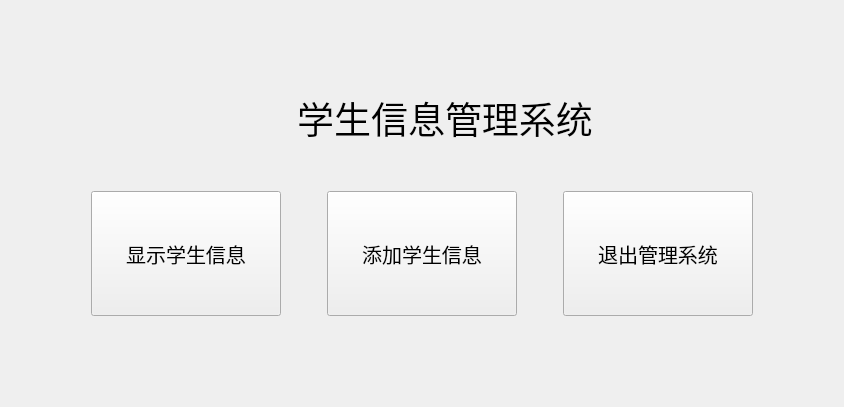
     <widget class="QWidget" name="home">
      <property name="font">
       <font>
        <pointsize>9</pointsize>
       </font>
      </property>
      <property name="styleSheet">
       <string notr="true">QWidget#home{

}</string>
      </property>
      <layout class="QVBoxLayout" name="verticalLayout_2">
       <item>
        <spacer name="verticalSpacer_8">
         <property name="orientation">
          <enum>Qt::Vertical</enum>
         </property>
         <property name="sizeType">
          <enum>QSizePolicy::Expanding</enum>
         </property>
         <property name="sizeHint" stdset="0">
          <size>
           <width>20</width>
           <height>40</height>
          </size>
         </property>
        </spacer>
       </item>
       <item>
        <spacer name="verticalSpacer_10">
         <property name="orientation">
          <enum>Qt::Vertical</enum>
         </property>
         <property name="sizeHint" stdset="0">
          <size>
           <width>20</width>
           <height>40</height>
          </size>
         </property>
        </spacer>
       </item>
       <item>
        <layout class="QHBoxLayout" name="horizontalLayout_9">
         <item>
          <spacer name="horizontalSpacer_24">
           <property name="orientation">
            <enum>Qt::Horizontal</enum>
           </property>
           <property name="sizeHint" stdset="0">
            <size>
             <width>40</width>
             <height>20</height>
            </size>
           </property>
          </spacer>
         </item>
         <item>
          <widget class="QLabel" name="label_16">
           <property name="minimumSize">
            <size>
             <width>40</width>
             <height>40</height>
            </size>
           </property>
           <property name="maximumSize">
            <size>
             <width>40</width>
             <height>40</height>
            </size>
           </property>
           <property name="styleSheet">
            <string notr="true">image: url(:/img/icons/logo.png);</string>
           </property>
           <property name="text">
            <string/>
           </property>
          </widget>
         </item>
         <item>
          <widget class="QLabel" name="label_2">
           <property name="minimumSize">
            <size>
             <width>300</width>
             <height>0</height>
            </size>
           </property>
           <property name="maximumSize">
            <size>
             <width>9999</width>
             <height>16777215</height>
            </size>
           </property>
           <property name="font">
            <font>
             <family>华文楷体</family>
             <pointsize>28</pointsize>
            </font>
           </property>
           <property name="text">
            <string>学生信息管理系统</string>
           </property>
           <property name="alignment">
            <set>Qt::AlignCenter</set>
           </property>
          </widget>
         </item>
         <item>
          <spacer name="horizontalSpacer_29">
           <property name="orientation">
            <enum>Qt::Horizontal</enum>
           </property>
           <property name="sizeHint" stdset="0">
            <size>
             <width>40</width>
             <height>20</height>
            </size>
           </property>
          </spacer>
         </item>
        </layout>
       </item>
       <item>
        <spacer name="verticalSpacer_3">
         <property name="orientation">
          <enum>Qt::Vertical</enum>
         </property>
         <property name="sizeType">
          <enum>QSizePolicy::Expanding</enum>
         </property>
         <property name="sizeHint" stdset="0">
          <size>
           <width>20</width>
           <height>40</height>
          </size>
         </property>
        </spacer>
       </item>
       <item>
        <layout class="QHBoxLayout" name="horizontalLayout_8">
         <item>
          <spacer name="horizontalSpacer_27">
           <property name="orientation">
            <enum>Qt::Horizontal</enum>
           </property>
           <property name="sizeHint" stdset="0">
            <size>
             <width>40</width>
             <height>20</height>
            </size>
           </property>
          </spacer>
         </item>
         <item>
          <spacer name="horizontalSpacer_30">
           <property name="orientation">
            <enum>Qt::Horizontal</enum>
           </property>
           <property name="sizeHint" stdset="0">
            <size>
             <width>40</width>
             <height>20</height>
            </size>
           </property>
          </spacer>
         </item>
         <item>
          <widget class="QPushButton" name="dispButton">
           <property name="sizePolicy">
            <sizepolicy hsizetype="Expanding" vsizetype="Expanding">
             <horstretch>0</horstretch>
             <verstretch>0</verstretch>
            </sizepolicy>
           </property>
           <property name="minimumSize">
            <size>
             <width>190</width>
             <height>125</height>
            </size>
           </property>
           <property name="maximumSize">
            <size>
             <width>666666</width>
             <height>666666</height>
            </size>
           </property>
           <property name="font">
            <font>
             <family>楷体</family>
             <pointsize>15</pointsize>
            </font>
           </property>
           <property name="text">
            <string>显示学生信息</string>
           </property>
          </widget>
         </item>
         <item>
          <spacer name="horizontalSpacer_26">
           <property name="orientation">
            <enum>Qt::Horizontal</enum>
           </property>
           <property name="sizeType">
            <enum>QSizePolicy::Fixed</enum>
           </property>
           <property name="sizeHint" stdset="0">
            <size>
             <width>40</width>
             <height>20</height>
            </size>
           </property>
          </spacer>
         </item>
         <item>
          <widget class="QPushButton" name="addButton">
           <property name="sizePolicy">
            <sizepolicy hsizetype="Expanding" vsizetype="Expanding">
             <horstretch>0</horstretch>
             <verstretch>0</verstretch>
            </sizepolicy>
           </property>
           <property name="minimumSize">
            <size>
             <width>190</width>
             <height>125</height>
            </size>
           </property>
           <property name="maximumSize">
            <size>
             <width>666666</width>
             <height>666666</height>
            </size>
           </property>
           <property name="font">
            <font>
             <family>楷体</family>
             <pointsize>15</pointsize>
            </font>
           </property>
           <property name="text">
            <string>添加学生信息</string>
           </property>
          </widget>
         </item>
         <item>
          <spacer name="horizontalSpacer_25">
           <property name="orientation">
            <enum>Qt::Horizontal</enum>
           </property>
           <property name="sizeType">
            <enum>QSizePolicy::Fixed</enum>
           </property>
           <property name="sizeHint" stdset="0">
            <size>
             <width>40</width>
             <height>20</height>
            </size>
           </property>
          </spacer>
         </item>
         <item>
          <widget class="QPushButton" name="saveButton">
           <property name="enabled">
            <bool>true</bool>
           </property>
           <property name="sizePolicy">
            <sizepolicy hsizetype="Expanding" vsizetype="Expanding">
             <horstretch>0</horstretch>
             <verstretch>0</verstretch>
            </sizepolicy>
           </property>
           <property name="minimumSize">
            <size>
             <width>190</width>
             <height>125</height>
            </size>
           </property>
           <property name="maximumSize">
            <size>
             <width>666666</width>
             <height>666666</height>
            </size>
           </property>
           <property name="font">
            <font>
             <family>楷体</family>
             <pointsize>15</pointsize>
             <weight>50</weight>
             <bold>false</bold>
             <underline>false</underline>
             <strikeout>false</strikeout>
            </font>
           </property>
           <property name="tabletTracking">
            <bool>false</bool>
           </property>
           <property name="styleSheet">
            <string notr="true"/>
           </property>
           <property name="text">
            <string>退出管理系统</string>
           </property>
          </widget>
         </item>
         <item>
          <spacer name="horizontalSpacer_31">
           <property name="orientation">
            <enum>Qt::Horizontal</enum>
           </property>
           <property name="sizeHint" stdset="0">
            <size>
             <width>40</width>
             <height>20</height>
            </size>
           </property>
          </spacer>
         </item>
         <item>
          <spacer name="horizontalSpacer_28">
           <property name="orientation">
            <enum>Qt::Horizontal</enum>
           </property>
           <property name="sizeHint" stdset="0">
            <size>
             <width>40</width>
             <height>20</height>
            </size>
           </property>
          </spacer>
         </item>
        </layout>
       </item>
       <item>
        <spacer name="verticalSpacer">
         <property name="orientation">
          <enum>Qt::Vertical</enum>
         </property>
         <property name="sizeHint" stdset="0">
          <size>
           <width>20</width>
           <height>40</height>
          </size>
         </property>
        </spacer>
       </item>
       <item>
        <spacer name="verticalSpacer_9">
         <property name="orientation">
          <enum>Qt::Vertical</enum>
         </property>
         <property name="sizeHint" stdset="0">
          <size>
           <width>20</width>
           <height>40</height>
          </size>
         </property>
        </spacer>
       </item>
      </layout>
     </widget>
